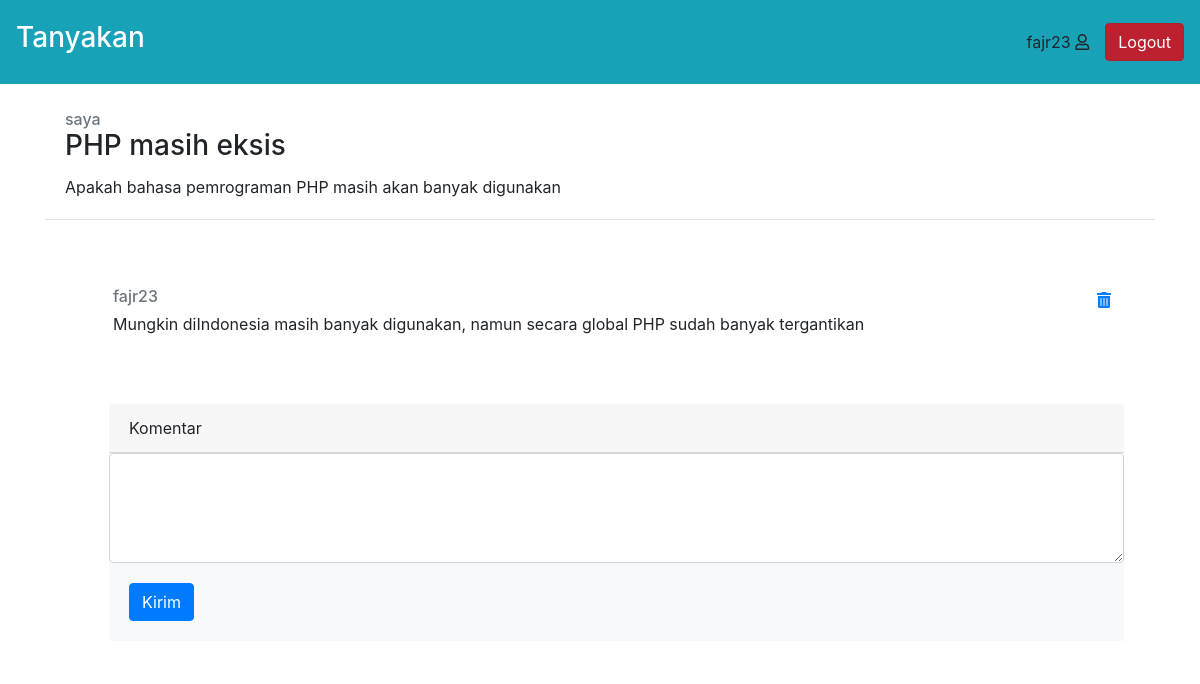
Page /views/detail.php?id=25 (signed in) on the committed database.
### tables this page shows
CREATE TABLE `user` (
  `id` int(5) NOT NULL,
  `username` varchar(10) NOT NULL,
  `email` varchar(20) NOT NULL,
  `password` varchar(20) NOT NULL
);

CREATE TABLE `pertayaan` (
  `id` int(5) NOT NULL,
  `id_kategori` int(4) NOT NULL,
  `judul` varchar(150) DEFAULT NULL,
  `isi` varchar(300) DEFAULT NULL,
  `id_user` int(5) DEFAULT NULL
);

CREATE TABLE `jawaban` (
  `id` int(5) NOT NULL,
  `id_tanya` int(5) NOT NULL,
  `id_user` int(5) NOT NULL,
  `isi` varchar(500) NOT NULL
);

### views/detail.php (the view, shortened to what this page needs)
<!DOCTYPE html>
<html lang="en">
<head>
    <link rel="stylesheet" type="text/css" href="../asset/bootstrap-4.5.3-dist/css/bootstrap.min.css">
    <link rel="stylesheet" href="https://use.fontawesome.com/releases/v5.7.0/css/all.css">
</head>
<body>
<?php
  require_once("../control/koneksi.php");
  $id=$_SESSION['id'];
  $username=$_SESSION["username"];
  $id_pertanyaan=$_GET["id"];
  ?>
     <nav class="navbar navbar-expand-lg navbar-dark bg-info p-3 fixed-top">
        <a class="navbar-brand" href="dasboard.php"><h3>Tanyakan</h3></a>
        <div class="collapse navbar-collapse " id="navbarSupportedContent">
          <div class="nav-item mx-3"><?= $username ?>
            <i class="far fa-user"></i>
          </div>
          <a href="../control/logout-control.php" class="btn btn-danger active" role="button" aria-pressed="true">Logout</a>
        </div>
    </nav>
    <div class="container d-flex flex-column mt-5">
        <div class="card border-0 my-5">
            <div class="card-body border-bottom">
                    <div class="d-flex justify-content-between align-items-center">
                    <?php
                      $query="SELECT * FROM pertayaan WHERE id=$id_pertanyaan";
                      $hasil_pertanyaan = mysqli_query($conn,$query) or die (mysqli_error($conn));
                      $data_pertanyaan= mysqli_fetch_assoc($hasil_pertanyaan);
                      $id_tanya=$data_pertanyaan["id"];
                    ?>
                        <h6 class="card-subtitle text-muted">
                              <?php
                                      $id_s=$data_pertanyaan["id_user"];
                                      $query_user="SELECT username FROM user WHERE id = '$id_s'";
                                      $hasil_query_user = mysqli_query($conn,$query_user) or die (mysqli_error($conn));
                                      $data_s=mysqli_fetch_row($hasil_query_user);
                                      echo($data_s[0]);
                              ?></h6>
                    </div>
              <h3 class="card-title"><?= $data_pertanyaan["judul"] ?></h3>
              <p class="card-text"><?= $data_pertanyaan["isi"] ?></p>
            </div>
        </div>
        <?php
        $query_jawab="SELECT * FROM jawaban WHERE id_tanya = $id_tanya";
        $hasil_jawaban = mysqli_query($conn,$query_jawab) or die (mysqli_error($conn));
        while($data_jawaban= mysqli_fetch_assoc($hasil_jawaban)){  ?>
          <div class="card border-0 ml-5">
              <div class="card-body ">
                      <div class="d-flex justify-content-between align-items-center">
                          <h6 class="card-subtitle text-muted"><?php
                                      $id_s=$data_jawaban["id_user"];
                                      $query_user="SELECT username FROM user WHERE id = '$id_s'";
                                      $hasil_query_user = mysqli_query($conn,$query_user) or die (mysqli_error($conn));
                                      $data_s=mysqli_fetch_row($hasil_query_user);
                                      echo($data_s[0]);
                              ?>
                            </h6>
                          <?php  if( $data_jawaban["id_user"] == $id ) { ?>
                          <div class="row mr-2">
                              <a href="../control/hapus-jwb-control.php?id=<?= $data_jawaban["id"] ?>&p=<?= $data_pertanyaan["id"] ?>"><i class="fas fa-trash-alt mx-3"></i></a>
                          </div>
                          <?php } ?>
                      </div>
                <p class="card-text"><?= $data_jawaban["isi"] ?></p>
              </div>
          </div>
        <?php } ?>
        <div class="card border-0 mt-5">
        <div class="form-row ml-5">
            <div class="form-group ml-3">
                <div class="card-header">
                    Komentar
                </div>
              <form action="../control/buat-jwb-control.php" method=post>
              <textarea class="form-control" id="exampleFormControlTextarea1" cols="95" rows="4" name="isi"></textarea>
              <div class="card-body bg-light">
                <button type="submit" class="btn btn-primary">Kirim</button>
              </div>
              </form>
            </div>
          </div>
        </div>
    </div>
</body>
</html>

### rows in the picture
user: username "saya"
pertayaan: judul "PHP masih eksis", isi "Apakah bahasa pemrograman PHP masih akan banyak digunakan"
jawaban: id_user.username "fajr23", isi "Mungkin diIndonesia masih banyak digunakan, namun secara global PHP sudah banyak tergantikan"

### other values in the picture
$username "fajr23"
